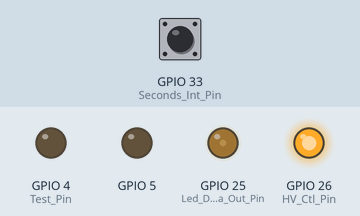
Simulated run of this sketch. Board: ESP32. Shown: output pins drawn as LEDs (lit = HIGH). Inputs (shaded band) come from the test bench; at power-on: GPIO 33 (Seconds_Int_Pin) HIGH. The local clock reads 2024-03-15 10:24:30 at power-on unless the sketch sets it; the sensor or clock chip raises its interrupt line as the real part does.

Above: at 0.2 s.
At 20.16 s:
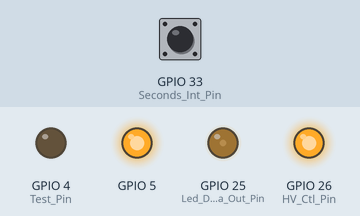
At 39.64 s:
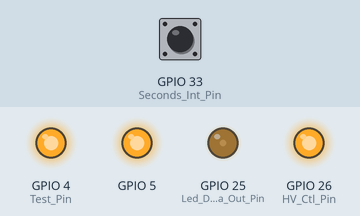
Timing chart, 0 to 40.0 s (numbered marks = the images above):
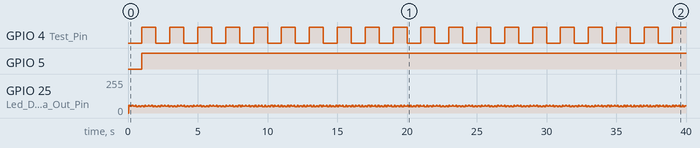

Measured:
- by itself, GPIO 4 (Test_Pin): alternates HIGH for 1.0 s and LOW for 1.0 s
- by itself, GPIO 5: LOW → HIGH at 1.0 s

The sketch:

CLOCK_IN8.ino
```cpp
#include <WiFi.h>
#include <WiFiClient.h>
#include <WiFiServer.h>
#include <WiFiUdp.h>

#include <Ethernet.h>

#include <SPI.h>

#include <Arduino.h>
#include "RTClib.h"

  #define VSPI_MISO   MISO
  #define VSPI_MOSI   MOSI
  #define VSPI_SCLK   SCK
  #define VSPI_SS     SS

//  #define DARK  0x303802
  #define DARK  0x151020

//  #define UP  {4,0x151020}, \
//              {4,0x152040}, \
//              {4,0x253060}, \
//              {4,0x2540A0}, \
//              {4,0x3550F0},
//
//  #define DOWN  {4,0x2540A0}, \
//                {4,0x253060}, \
//                {4,0x152040}, \
//                {4,0x151030}, \
//                {4,0x051020},

  #define UP  {4,0x1010ff}, \
              {4,0x1010ff}, \
              {4,0x1010ff}, \
              {4,0x1010ff}, \
              {4,0x1010ff},

  #define DOWN  {4,0x1010ff}, \
                {4,0x1010ff}, \
                {4,0x1010ff}, \
                {4,0x1010ff}, \
                {4,0x1010ff},


  #define UP_DOWN   UP \
                    DOWN

//定义2个定时器句柄
//esp_timer_handle_t LED_Data_High_Time_handle = 0;
//esp_timer_handle_t LED_Data_Low_Time_handle = 0;

const uint16_t Data2SbitMap[]=
{
0x0200,     //  0
0x0001,     //  1
0x0002,     //  2
0x0004,     //  3
0x0008,     //  4
0x0010,     //  5
0x0020,     //  6
0x0040,     //  7
0x0080,     //  8
0x0100,     //  9
};
uint8_t hour;
uint8_t minute;
uint8_t second;
DateTime now;

uint8_t TimeData[2];//units,tens，
uint8_t SpiDisData[8];

static const int spiClk = 10000000; // 10 MHz
//uninitalised pointers to SPI objects
SPIClass * vspi = NULL;
SPIClass * hspi = NULL;

const int Led_Data_Out_Pin=25;    //
const int HV_Ctl_Pin=26;          //
const int Seconds_Int_Pin=33;     //
const int Test_Pin=4;     //

const uint32_t Led_amount = 39;   //背光led数量
uint32_t stepCnt[Led_amount];
uint32_t startTick[Led_amount];
uint32_t Led_activeTable_Size;

typedef struct
{
  uint32_t holdTick;
  uint32_t rgb;
}LED_DATA_TYPE;

typedef struct
{
  LED_DATA_TYPE *pLedData;
  uint32_t itemSize;
}LED_ACTIVE_TYPE;

LED_DATA_TYPE Led_0_dataDisplay[]=
{
  {10,0xD0D00A},       //
  {20,0xD0D00A},      //
};

LED_DATA_TYPE Led_1_dataDisplay[]=
{
  {10,0x10D0FA},       //
  {30,0x10D0FA},      //
};

LED_DATA_TYPE Led_2_dataDisplay[]=
{
  {10,0xF010FA},       //
  {10,0xF010FA},      //
};

LED_DATA_TYPE Led_3_dataDisplay[]=
{
  {10,0x20F000},       //
  {10,0x20F000},      //
};

LED_DATA_TYPE Led_4_dataDisplay[]=
{
  {10,0xF04000},       //
  {10,0xF04000},      //
};

LED_DATA_TYPE Led_5_dataDisplay[]=
{
  {10,0x0040F0},       //
  {10,0x0040F0},      //
};

LED_DATA_TYPE Led_6_dataDisplay[]=
{
  {10,0x00F020},       //
  {10,0x00F020},      //
};

LED_DATA_TYPE Led_7_dataDisplay[]=
{
  {10,0xF00050},       //
  {10,0xF00050},      //
};

LED_DATA_TYPE Led_8_dataDisplay[]=
{
  {10,0x00FF00},       //
  {10,0x000000},      //
};

LED_DATA_TYPE Led_9_dataDisplay[]=
{
  {10,0xF002FA},       //
  {10,0xF002FA},      //
};

LED_DATA_TYPE Led_10_dataDisplay[]=
{
  {10,0xF002FA},       //
  {10,0xF002FA},      //
};

LED_DATA_TYPE Led_11_dataDisplay[]=
{
  {10,0xF002FA},       //
  {10,0xF002FA},      //
};

LED_DATA_TYPE Led_12_dataDisplay[]=
{
  {10,0xF002FA},       //
  {10,0xF002FA},      //
};

LED_DATA_TYPE Led_13_dataDisplay[]=
{
  {10,0xF002FA},       //
  {10,0xF002FA},      //
};

LED_DATA_TYPE Led_14_dataDisplay[]=
{
  {10,0xF002FA},       //
  {10,0xF002FA},      //
};

LED_DATA_TYPE Led_15_dataDisplay[]=
{
  {10,0x00ff00},       //
  {10,0x00ff00},      //
};

LED_DATA_TYPE Led_16_dataDisplay[]=
{
  {160,DARK},       //

  UP_DOWN

  {100,DARK},
};

LED_DATA_TYPE Led_17_dataDisplay[]=
{
  {140,DARK},       //

  UP_DOWN

  {120,DARK},
};

LED_DATA_TYPE Led_18_dataDisplay[]=
{
  {120,DARK},       //

  UP_DOWN

  {140,DARK},
};

LED_DATA_TYPE Led_19_dataDisplay[]=
{
  {100,DARK},       //

  UP_DOWN

  {160,DARK},
};

LED_DATA_TYPE Led_20_dataDisplay[]=
{
  {80,DARK},       //

  UP_DOWN

  {180,DARK},
};

LED_DATA_TYPE Led_21_dataDisplay[]=
{
  {60,DARK},       //

  UP_DOWN

  {200,DARK},
};

LED_DATA_TYPE Led_22_dataDisplay[]=    //U23
{
  {40,DARK},       //

  UP_DOWN

  {220,DARK},
};

LED_DATA_TYPE Led_23_dataDisplay[]=     //U24
{
  {20,DARK},       //

  UP_DOWN

  {240,DARK},
};

////格式 G_R_B
LED_DATA_TYPE Led_24_dataDisplay[]=
{
//  {2,0x4f4f4f},       //
  {2,0x485848},       //
  {2,0x3f5f3f},       //
  {2,0x386838},       //
  {2,0x2f6f2f},       //

  {2,0x287828},       //
  {2,0x1f7f1f},       //
  {2,0x188818},       //
  {2,0x0f8f0f},       //
  {2,0x089808},       //10

  {2,0x019f01},       //
  {2,0x01a801},       //
  {2,0x01af01},       //
  {2,0x01b801},       //
  {2,0x01bf01},       //

  {2,0x01c801},       //
  {2,0x01cf01},       //
  {2,0x01d801},       //
  {2,0x01df01},       //
  {2,0x01e801},       //20

  {2,0x01ef01},       //
  {2,0x01f801},       //
  {2,0x01ff01},       //
  {2,0x01ff01},       //
  {2,0x01ff01},       //

  {2,0x01f801},       //
  {2,0x01ef01},       //
  {2,0x01e801},       //
  {2,0x01df01},       //
  {2,0x01d801},       //

  {2,0x01cf01},       //
  {2,0x01c801},       //
  {2,0x01bf01},       //
  {2,0x01b801},       //
  {2,0x01af01},       //

  {2,0x089f08},       //
  {2,0x0f8f0f},       //
  {2,0x1f7f1f},       //
  {2,0x2f6f2f},       //
  {2,0x3f5f3f},       //

  {2,0x4f4f4f},       //
  {2,0x4f4f5f},       //
  {2,0x4f4f5f},       //
  {2,0x4f4f5f},       //
//  {2,0x4f4f4f},       //30
//
//  {2,0x4f4f4f},      //
//  {2,0x4f4f4f},
//  {2,0x4f4f4f},
//  {2,0x4f4f4f},
//  {2,0x4f4f4f},
};

LED_DATA_TYPE Led_25_dataDisplay[]=
{
  {180,DARK},       //

  UP_DOWN

  {80,DARK},
};

LED_DATA_TYPE Led_26_dataDisplay[]=
{
  UP_DOWN

  {260,DARK},
};

LED_DATA_TYPE Led_27_dataDisplay[]=
{
  {200,DARK},       //

  UP_DOWN

  {60,DARK},
};

LED_DATA_TYPE Led_28_dataDisplay[]=
{
  {10,0xF002FA},       //
  {10,0xF002FA},      //
};

LED_DATA_TYPE Led_29_dataDisplay[]=
{
  {220,DARK},       //

  UP_DOWN

  {40,DARK},
};

LED_DATA_TYPE Led_30_dataDisplay[]=
{
  {240,DARK},       //

  UP_DOWN

  {20,DARK},
};

LED_DATA_TYPE Led_31_dataDisplay[]=
{
  {10,0x0010ff},       //
  {10,0x0010ff},      //
};

LED_DATA_TYPE Led_32_dataDisplay[]=
{
  {260,DARK},       //

  UP_DOWN
};

LED_DATA_TYPE Led_33_dataDisplay[]=
{
  {280,DARK},       //

  UP

};

LED_DATA_TYPE Led_34_dataDisplay[]=
{
  {10,0x10D0FA},       //
  {10,0x10D0FA},      //
};

LED_DATA_TYPE Led_35_dataDisplay[]=
{
  {20,0xF02000},       //
  {20,0x000000},      //
};

LED_DATA_TYPE Led_36_dataDisplay[]=
{
  {10,0x10D0FA},       //
  {10,0x10D0FA},      //
};

LED_DATA_TYPE Led_37_dataDisplay[]=
{
  {10,0x20F000},       //
  {10,0x20F000},      //
};

LED_DATA_TYPE Led_38_dataDisplay[]=
{
  {10,0x10D0FA},       //
  {10,0x10D0FA},      //
};


LED_ACTIVE_TYPE Led_activeTable[]=
{
  {Led_0_dataDisplay,  sizeof(Led_0_dataDisplay)/sizeof(LED_DATA_TYPE)},
  {Led_1_dataDisplay,  sizeof(Led_1_dataDisplay)/sizeof(LED_DATA_TYPE)},
  {Led_2_dataDisplay,  sizeof(Led_2_dataDisplay)/sizeof(LED_DATA_TYPE)},
  {Led_3_dataDisplay,  sizeof(Led_3_dataDisplay)/sizeof(LED_DATA_TYPE)},
  {Led_4_dataDisplay,  sizeof(Led_4_dataDisplay)/sizeof(LED_DATA_TYPE)},
  {Led_5_dataDisplay,  sizeof(Led_5_dataDisplay)/sizeof(LED_DATA_TYPE)},
  {Led_6_dataDisplay,  sizeof(Led_6_dataDisplay)/sizeof(LED_DATA_TYPE)},
  {Led_7_dataDisplay,  sizeof(Led_7_dataDisplay)/sizeof(LED_DATA_TYPE)},
  {Led_8_dataDisplay,  sizeof(Led_8_dataDisplay)/sizeof(LED_DATA_TYPE)},
  {Led_9_dataDisplay,  sizeof(Led_9_dataDisplay)/sizeof(LED_DATA_TYPE)},
  {Led_10_dataDisplay,  sizeof(Led_10_dataDisplay)/sizeof(LED_DATA_TYPE)},
  {Led_11_dataDisplay,  sizeof(Led_11_dataDisplay)/sizeof(LED_DATA_TYPE)},
  {Led_12_dataDisplay,  sizeof(Led_12_dataDisplay)/sizeof(LED_DATA_TYPE)},
  {Led_13_dataDisplay,  sizeof(Led_13_dataDisplay)/sizeof(LED_DATA_TYPE)},
  {Led_14_dataDisplay,  sizeof(Led_14_dataDisplay)/sizeof(LED_DATA_TYPE)},
  {Led_15_dataDisplay,  sizeof(Led_15_dataDisplay)/sizeof(LED_DATA_TYPE)},
  {Led_16_dataDisplay,  sizeof(Led_16_dataDisplay)/sizeof(LED_DATA_TYPE)},
  {Led_17_dataDisplay,  sizeof(Led_17_dataDisplay)/sizeof(LED_DATA_TYPE)},
  {Led_18_dataDisplay,  sizeof(Led_18_dataDisplay)/sizeof(LED_DATA_TYPE)},
  {Led_19_dataDisplay,  sizeof(Led_19_dataDisplay)/sizeof(LED_DATA_TYPE)},
  {Led_20_dataDisplay,  sizeof(Led_20_dataDisplay)/sizeof(LED_DATA_TYPE)},
  {Led_21_dataDisplay,  sizeof(Led_21_dataDisplay)/sizeof(LED_DATA_TYPE)},
  {Led_22_dataDisplay,  sizeof(Led_22_dataDisplay)/sizeof(LED_DATA_TYPE)},
  {Led_23_dataDisplay,  sizeof(Led_23_dataDisplay)/sizeof(LED_DATA_TYPE)},
  {Led_24_dataDisplay,  sizeof(Led_24_dataDisplay)/sizeof(LED_DATA_TYPE)},
  {Led_25_dataDisplay,  sizeof(Led_25_dataDisplay)/sizeof(LED_DATA_TYPE)},
  {Led_26_dataDisplay,  sizeof(Led_26_dataDisplay)/sizeof(LED_DATA_TYPE)},
  {Led_27_dataDisplay,  sizeof(Led_27_dataDisplay)/sizeof(LED_DATA_TYPE)},
  {Led_28_dataDisplay,  sizeof(Led_28_dataDisplay)/sizeof(LED_DATA_TYPE)},
  {Led_29_dataDisplay,  sizeof(Led_29_dataDisplay)/sizeof(LED_DATA_TYPE)},
  {Led_30_dataDisplay,  sizeof(Led_30_dataDisplay)/sizeof(LED_DATA_TYPE)},
  {Led_31_dataDisplay,  sizeof(Led_31_dataDisplay)/sizeof(LED_DATA_TYPE)},
  {Led_32_dataDisplay,  sizeof(Led_32_dataDisplay)/sizeof(LED_DATA_TYPE)},
  {Led_33_dataDisplay,  sizeof(Led_33_dataDisplay)/sizeof(LED_DATA_TYPE)},
  {Led_34_dataDisplay,  sizeof(Led_34_dataDisplay)/sizeof(LED_DATA_TYPE)},
  {Led_35_dataDisplay,  sizeof(Led_35_dataDisplay)/sizeof(LED_DATA_TYPE)},
  {Led_36_dataDisplay,  sizeof(Led_36_dataDisplay)/sizeof(LED_DATA_TYPE)},
  {Led_37_dataDisplay,  sizeof(Led_37_dataDisplay)/sizeof(LED_DATA_TYPE)},
  {Led_38_dataDisplay,  sizeof(Led_38_dataDisplay)/sizeof(LED_DATA_TYPE)},
};

uint8_t Clock_Display_Data_buf[]={1,2,3,4,5};

RTC_DS3231 rtc;
char daysOfTheWeek[7][12] = {"Sunday", "Monday", "Tuesday", "Wednesday", "Thursday", "Friday", "Saturday"};

//hw_timer_t *timer = NULL;
//
//void Data_High_Time_cb(void *arg);
//void Data_Low_Time_cb(void *arg);

//定义一个单次运行的定时器结构体
//esp_timer_create_args_t Data_High_Time_once_arg =
//{ .callback = &Data_High_Time_cb, //设置回调函数
//    .arg = NULL, //不携带参数
//    .name = "DataHighTimer" //定时器名字
//};
//
//esp_timer_create_args_t Data_Low_Time_once_arg =
//{ .callback = &Data_Low_Time_cb, //设置回调函数
//    .arg = NULL, //不携带参数
//    .name = "DataLowTimer" //定时器名字
//};

//esp32 上有 __rdtsc()， 不用计时器就可用很精确的延时, 特别是关掉中断的时候超级准, 像这样 跑 240M 的时候 delay_clock(240) 就是一微秒, 我经常用这个来延时 0.1 微秒用 。。
//static
__inline void delay_clock(uint32_t ts)
{
  uint32_t start, curr;

  __asm__ __volatile__("rsr %0, ccount" : "=r"(start));
  do
  __asm__ __volatile__("rsr %0, ccount" : "=r"(curr));
  while (curr - start <= ts);
}

void SmartConfig()
{
  WiFi.mode(WIFI_STA);
  Serial.println("\r\nWait for Smartconfig...");
  WiFi.beginSmartConfig();
  while (1)
  {
    Serial.print(".");
    delay(500);                   // wait for a second
    if (WiFi.smartConfigDone())
    {
      Serial.println("SmartConfig Success");
      Serial.printf("SSID:%s\r\n", WiFi.SSID().c_str());
      Serial.printf("PSW:%s\r\n", WiFi.psk().c_str());
      break;
    }
  }
}

bool AutoConfig()
{
    WiFi.begin();
    //如果觉得时间太长可改
    for (int i = 0; i < 20; i++)
    {
        int wstatus = WiFi.status();
        if (wstatus == WL_CONNECTED)
        {
            Serial.println("WIFI SmartConfig Success");
            Serial.printf("SSID:%s", WiFi.SSID().c_str());
            Serial.printf(", PSW:%s\r\n", WiFi.psk().c_str());
            Serial.print("LocalIP:");
            Serial.print(WiFi.localIP());
            Serial.print(" ,GateIP:");
            Serial.println(WiFi.gatewayIP());
            return true;
        }
        else
        {
            Serial.print("WIFI AutoConfig Waiting......");
            Serial.println(wstatus);
            delay(1000);
        }
    }
    Serial.println("WIFI AutoConfig Faild!" );
    return false;
}

void Led_bitData_1_out()
{
  //高0.6us
  digitalWrite(Led_Data_Out_Pin, HIGH);
  //240=1us
  delay_clock(120);
  //低0.6us
  digitalWrite(Led_Data_Out_Pin, LOW);
  delay_clock(120);
}

void Led_bitData_0_out()
{
  //高0.3us
  digitalWrite(Led_Data_Out_Pin, HIGH);
  delay_clock(48);
  //低0.9us
  digitalWrite(Led_Data_Out_Pin, LOW);
  delay_clock(190);
}

void Led_bitReset_out()
{
  //低>200us
  digitalWrite(Led_Data_Out_Pin, LOW);
  delay_clock(100000);
}

void Led_RGB_Data_out(uint32_t grb)
{
  uint32_t tmp;
  uint8_t i;

  tmp = grb;
  for(i=0;i<24;i++)
  {
    tmp=tmp<<1;
    if (0x01000000 & tmp)
    {
      Led_bitData_1_out();
    }
    else
    {
      Led_bitData_0_out();
    }
  }
}

uint16_t Data2Sbit(uint8_t data)
{
    uint16_t ret;

    if (data > 9)
    {
        ret = 0;
    }
    else
    {
        ret = Data2SbitMap[data];
    }

    return ret;
}

void Byte2TimeData(uint8_t data, uint8_t *timedata)
{
    if (data < 100)
    {
        timedata[0] = data % 10;    //units
        timedata[1] = data / 10;    //tens
    }
    else
    {
        timedata[0] = 0;
        timedata[1] = 0;
    }
}

void Time2SpiData(void)
{
    uint16_t tmp16;
    // uint8_t *pt8;

    Byte2TimeData(second, TimeData);
    tmp16 = Data2Sbit(TimeData[0]) << 2;        //second_units
    //pt8 = (uint8_t *)&tmp16;
    SpiDisData[0] &= (~0x0f);
    SpiDisData[1] &= (~0xfc);
    SpiDisData[0] |= (tmp16 & 0x0f00) >> 8;
    SpiDisData[1] |= (tmp16 & 0xfc);
    tmp16 = Data2Sbit(TimeData[1]);             //second_tens
    SpiDisData[1] &= (~0x03);
    SpiDisData[2] &= (~0xff);
    SpiDisData[1] |= (tmp16 & 0x0300) >> 8;
    SpiDisData[2] |= (tmp16 & 0xff);

    Byte2TimeData(minute, TimeData);
    tmp16 = Data2Sbit(TimeData[0]) << 6;        //minute_units
    SpiDisData[3] &= (~0xff);
    SpiDisData[4] &= (~0xc0);
    SpiDisData[3] |= (tmp16 & 0xff00) >> 8;
    SpiDisData[4] |= (tmp16 & 0xc0);
    tmp16 = Data2Sbit(TimeData[1]) << 4;        //minute_tens
    SpiDisData[4] &= (~0x3f);
    SpiDisData[5] &= (~0xf0);
    SpiDisData[4] |= (tmp16 & 0x3f00) >> 8;
    SpiDisData[5] |= (tmp16 & 0xf0);

    Byte2TimeData(hour, TimeData);
    tmp16 = Data2Sbit(TimeData[0]) << 2;        //hour_units
    SpiDisData[5] &= (~0x0f);
    SpiDisData[6] &= (~0xfc);
    SpiDisData[5] |= (tmp16 & 0x0f00) >> 8;
    SpiDisData[6] |= (tmp16 & 0xfc);
    tmp16 = Data2Sbit(TimeData[1]);             //hour_tens
    SpiDisData[6] &= (~0x03);
    SpiDisData[7] &= (~0xff);
    SpiDisData[6] |= (tmp16 & 0x0300) >> 8;
    SpiDisData[7] |= (tmp16 & 0xff);
}

void vspi_Display(uint8_t *databuf,uint8_t len)
{
  uint8_t i;
  uint8_t *pdata;

//  byte data = 0b01010101; // junk data to illustrate usage

  //use it as you would the regular arduino SPI API
  vspi->beginTransaction(SPISettings(spiClk, MSBFIRST, SPI_MODE0));
  digitalWrite(VSPI_SS, LOW); //pull SS slow to prep other end for transfer
  if (len > 0)
  {
    pdata = databuf;
    for (i=0; i<len; i++)
    {
      vspi->transfer(*pdata);
      pdata++;
    }
  }
  digitalWrite(VSPI_SS, HIGH); //pull ss high to signify end of data transfer
  vspi->endTransaction();
}

void seconds_tick()
{
//  Serial.println("1HZ");
  digitalWrite(Test_Pin, 1^digitalRead(Test_Pin));

  second = now.second();
//  Serial.println(now);
//  Serial.println("current time: " + rtc.now().timestamp());

  Time2SpiData();
  vspi_Display(SpiDisData,sizeof(SpiDisData));

//  if (second < 59)
//  {
//    second++;
//  }
//  else
//  {
//    second = 0;
//  }
}

void setup() {
  // put your setup code here, to run once:
  uint8_t i;

  for(i=0;i<Led_amount;i++)
  {
    stepCnt[i]=0;
    startTick[i]=0;
  }

    hour = 0;
    minute = 0;
    second = 0;

  Led_activeTable_Size = sizeof(Led_activeTable)/sizeof(Led_activeTable[0]);

  Serial.begin(115200);

  //initialise two instances of the SPIClass attached to VSPI and HSPI respectively
  vspi = new SPIClass(VSPI);
  vspi->begin();

  //set up slave select pins as outputs as the Arduino API
  //doesn't handle automatically pulling SS low
  pinMode(VSPI_SS, OUTPUT); //VSPI SS

  pinMode(Led_Data_Out_Pin, OUTPUT);
  pinMode(HV_Ctl_Pin, OUTPUT);
  pinMode(Seconds_Int_Pin, INPUT);
  pinMode(Test_Pin, OUTPUT);

  Led_bitReset_out();

//  delay(100);
//  if (!AutoConfig())
//  {
//      SmartConfig();
//  }
//
  if (!rtc.begin())
  {
    Serial.println("Couldn't find RTC");
    while (1) delay(50);
  }

  if (rtc.lostPower())
  {
    rtc.adjust(DateTime(F(__DATE__), F(__TIME__)));
  }

  rtc.writeSqwPinMode(DS3231_SquareWave1Hz);

  attachInterrupt(digitalPinToInterrupt(Seconds_Int_Pin), seconds_tick, FALLING);

  digitalWrite(HV_Ctl_Pin, HIGH);

  //开始创建一个单次周期的定时器并且执行
  //esp_err_t err = esp_timer_create(&Data_High_Time_once_arg, &LED_Data_High_Time_handle);
  //err = esp_timer_start_once(LED_Data_High_Time_handle, 10 * 1000 * 1000);

  //timer = timerBegin(0, 80, true);                  // 选择timer0，分频系数为80，向上计数.( tick = 1us)

  //timerAttachInterrupt(timer, &Led_DataTime_Interrupt, true);  // 绑定中断函数
  //timerAlarmWrite(timer, 1000 * 1000, false); // 设置报警保护函数
  //timerAlarmEnable(timer);                          // 使能报警器

}

void loop() {
  // put your main code here, to run repeatedly:
uint8_t i;
static uint32_t ledtick=0;
//static uint32_t distick=0;

  now = rtc.now();
  for (i=0;i<Led_activeTable_Size;i++)
  {
    if (Led_activeTable[i].pLedData[stepCnt[i]].holdTick <= (ledtick - startTick[i]))
    {
      stepCnt[i]++;
      startTick[i]=ledtick;

      if(stepCnt[i] >= Led_activeTable[i].itemSize)
      {
        stepCnt[i]=0;
      }
    }
    Led_RGB_Data_out(Led_activeTable[i].pLedData[stepCnt[i]].rgb);
  }
  ledtick++;

//  //格式 G_R_B
//  Led_RGB_Data_out(0x002200);   //u1

  Led_bitReset_out();

  delay(10);//延迟10ms
}


//void Data_High_Time_cb(void *arg) {
//  digitalWrite(Led_Data_Out_Pin, HIGH);
//}
//
//void Data_Low_Time_cb(void *arg) {
//  digitalWrite(Led_Data_Out_Pin, LOW);
//}
//
//void IRAM_ATTR Led_DataTime_Interrupt() { // 中断函数
//
//}

//hw_timer_t * timerBegin(uint8_t num, uint16_t divider, bool countUp){
//    if(num > 3){
//        return NULL;
//    }
//    * timer = &hw_timer[num];
//    if(timer->group) {
//        DPORT_SET_PERI_REG_MASK(DPORT_PERIP_CLK_EN_REG, DPORT_TIMERGROUP1_CLK_EN);
//        DPORT_CLEAR_PERI_REG_MASK(DPORT_PERIP_RST_EN_REG, DPORT_TIMERGROUP1_RST);
//        TIMERG1.int_ena.val &= ~BIT(timer->timer);
//    } else {
//        DPORT_SET_PERI_REG_MASK(DPORT_PERIP_CLK_EN_REG, DPORT_TIMERGROUP_CLK_EN);
//        DPORT_CLEAR_PERI_REG_MASK(DPORT_PERIP_RST_EN_REG, DPORT_TIMERGROUP_RST);
//        TIMERG0.int_ena.val &= ~BIT(timer->timer);
//    }
//    timer->dev->config.enable = 0;
//    timerSetDivider(timer, divider);
//    timerSetCountUp(timer, countUp);
//    timerSetAutoReload(timer, false);
//    timerAttachInterrupt(timer, NULL, false);
//    timerWrite(timer, 0);
//    timer->dev->config.enable = 1;
//    addApbChangeCallback(timer, _on_apb_change);
//    return timer;
//}
```
